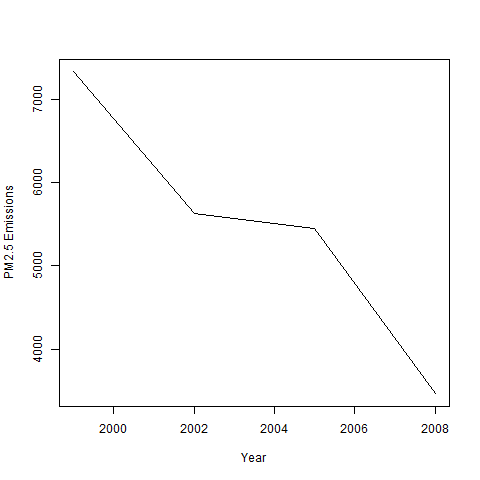

Write the R code that produced this figure.
# CODE FOR PLOT1
# Take aggregate data year-wise
 data1<-aggregate(NEI$Emissions,list(year=NEI$year),sum)
# Plot the data
png(file="plot1.png", width=480, height=480)
 plot(data1$year,data1$x/1000,type='l',xlab="Year",ylab="PM2.5 Emissions")
dev.off()